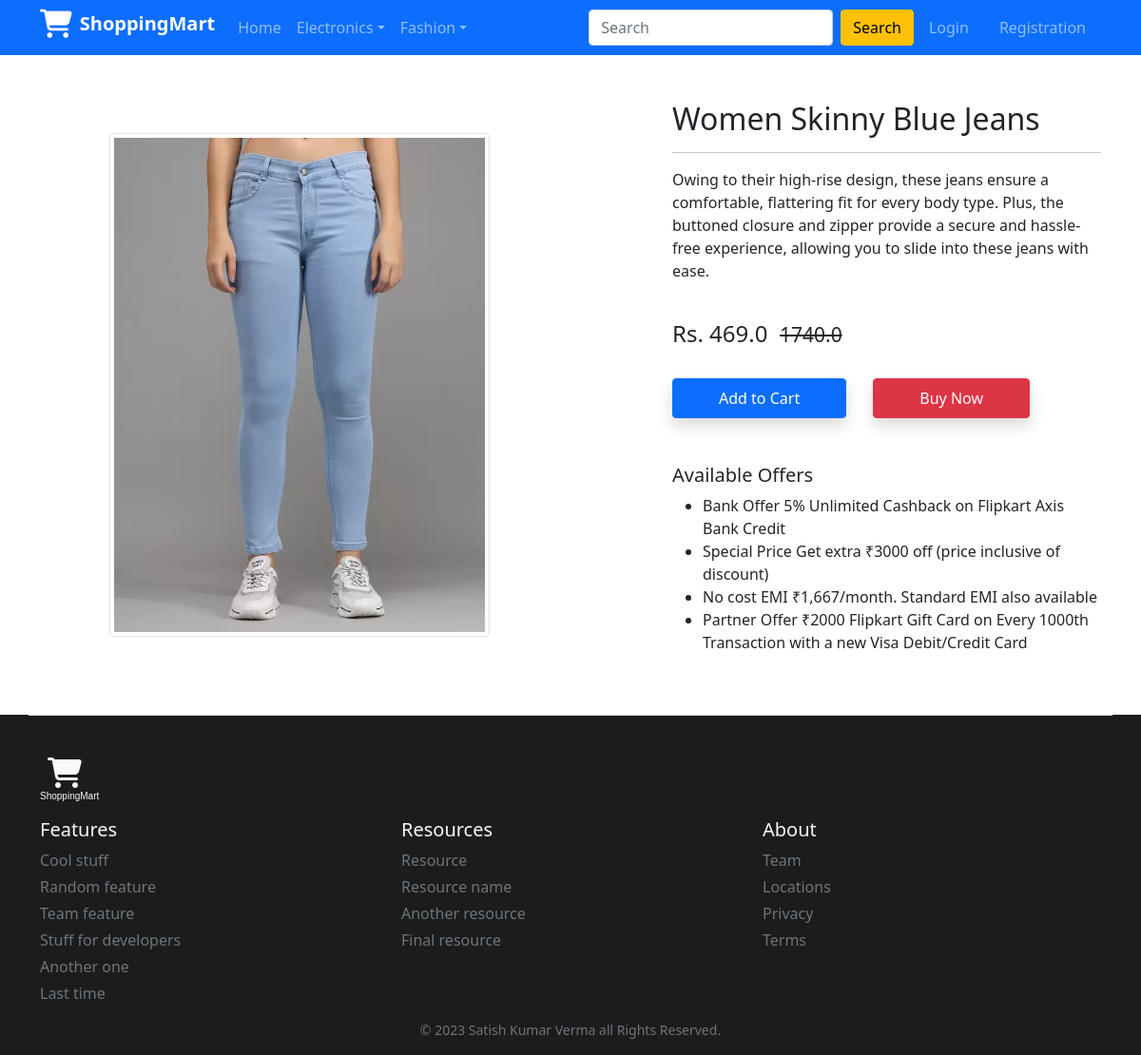
Screenshot of /product-detail/1 with the database file from the repository.
### app_version1/models.py (models this page shows, shortened)
class Product(models.Model):
    title = models.CharField(max_length=200)
    selling_price = models.FloatField()
    discounted_price = models.FloatField()
    discription = models.TextField(blank=True, null=True)
    brand = models.CharField(max_length=200)
    category = models.CharField(choices=CATEGORY_CHOICES, max_length=10)
    product_image = models.ImageField(upload_to='productimg')

### app_version1/views.py (the view)
# urls.py: path('product-detail/<int:p_id>', views.product_detail, name='product-detail'),
def product_detail(request, p_id):
    totalitem = 0
    product_id = Product.objects.get(id=p_id)
    item_in_cart = False
    if request.user.is_authenticated:
        item_in_cart = Cart.objects.filter(Q(product=product_id) & Q(user=request.user)).exists()
        totalitem = len(Cart.objects.filter(user=request.user))
    context={
        'product_id': product_id,
        'item_in_cart': item_in_cart,
        'totalitem': totalitem,
    }
    return render(request, 'app/productdetail.html', context)

### app_version1/templates/app/productdetail.html (shortened to what this page needs)
{% extends 'app/base.html' %}
{% load static %}
{% block content %}
  <div class="container my-5">
    <div class="row">
      <div class="col-sm-6 text-center align-self-center">
        <img src="{{ product_id.product_image.url }}" alt="" class="img-fluid img-thumbnail" style="max-width: 400px;" />
      </div>
      <div class="col-sm-5 offset-sm-1">
        <h2>{{ product_id.title }}</h2>
        <hr />
        <p>{{ product_id.discription }}</p> <br />
        <h4>Rs. {{ product_id.discounted_price }} &nbsp;<small class="fw-light text-decoration-line-through">{{ product_id.selling_price }}</small></h4> <br />
        {% if request.user.is_authenticated %}
          {% if item_in_cart %}
            <a href="{% url 'show-to-cart' %}" class="btn btn-warning shadow px-5 py-2">Go to Cart</a>
            <a href="{% url 'show-to-cart' %}" class="btn btn-danger shadow px-5 py-2 ms-4">Buy Now</a>
          {% else %}
            <a href="{% url 'add-to-cart' %}?id={{ product_id.id }}" class="btn btn-primary shadow px-5 py-2">Add to Cart</a>
            <a href="{% url 'add-to-cart' %}?id={{ product_id.id }}" class="btn btn-danger shadow px-5 py-2 ms-4">Buy Now</a>
          {% endif %}
        {% else %}
          <a href="{% url 'add-to-cart' %}?id={{ product_id.id }}" class="btn btn-primary shadow px-5 py-2">Add to Cart</a>
          <a href="{% url 'checkout' %}" class="btn btn-danger shadow px-5 py-2 ms-4">Buy Now</a>
        {% endif %}
        <h5 class="mt-5">Available Offers</h5>
        <ul>
          <li>Bank Offer 5% Unlimited Cashback on Flipkart Axis Bank Credit</li>
          <li>Special Price Get extra ₹3000 off (price inclusive of discount)</li>
          <li>No cost EMI ₹1,667/month. Standard EMI also available</li>
          <li>Partner Offer ₹2000 Flipkart Gift Card on Every 1000th Transaction with a new Visa Debit/Credit Card</li>
        </ul>
      </div>
    </div>
  </div>
{% endblock %}

### rows the page displays
Product: product_image (picture), title "Women Skinny Blue Jeans", discription "Owing to their high-rise design, these jeans ensure a comfortable, flattering fit for every body type. Plus, the buttoned closure and zipper provide a secure and hassle-free experience, allowing you to slide into these jeans with ease.", discounted_price "469.0", selling_price "1740.0"
